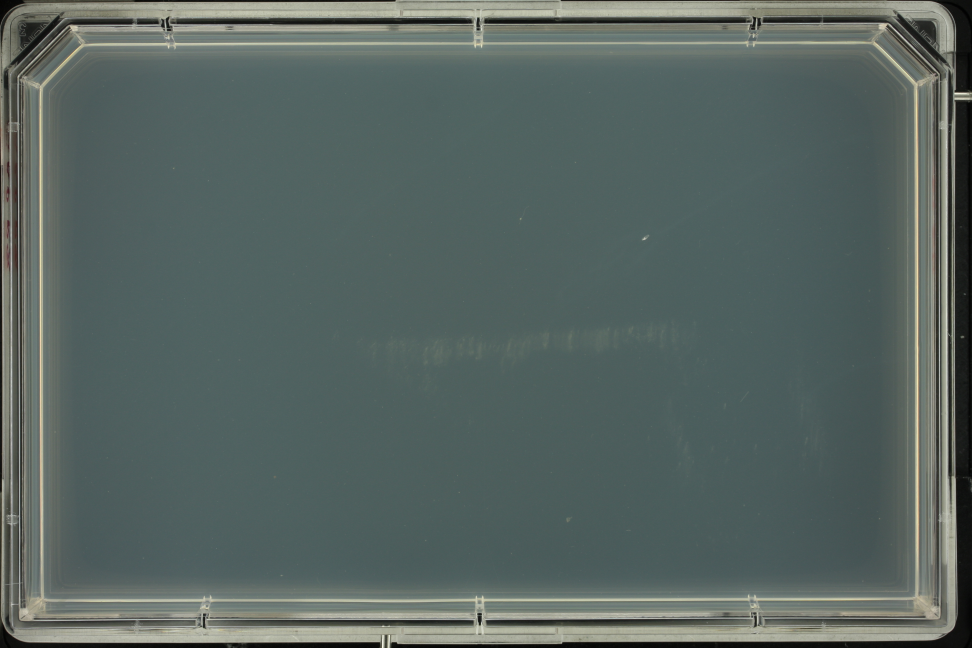
#> input picture pypi/scripts/DLR00012647-2009-06-30_14-38-44.jpg, 3888 x 2592 px (shown at 1/4 size); its folder holds only this picture in this run
$ python independent.py
#> lines starting #> are read from the running program, lines starting #| are printed output that depends on the picture
### pypi/scripts/colonyzer2.py
import numpy,pandas,PIL,math,os,sys, time
import matplotlib.pyplot as plt
from PIL import Image, ImageDraw, ImageFont
from scipy import stats, optimize, ndimage, signal
import scipy

def is_number(s):
    try:
        int(s)
        return True
    except ValueError:
        return False

def SetUp(instructarr):
    '''Parse array read in from text file generated by ColonyzerParametryzer.'''
    # Check if the first element is an integer:
    if is_number(instructarr[0]):
        NoSpots=int(instructarr[0])
    else:
        NoSpots=instructarr[0]
    TLX,TLY,BRX,BRY=instructarr[1],instructarr[2],instructarr[3],instructarr[4]
    if NoSpots==384:
        nocols,norows = 24,16
    elif NoSpots==1536:
        nocols,norows = 48,32
    elif NoSpots==768:
        nocols,norows = 48,32
    # Special request by Marcin Plech
    elif NoSpots==117:
        nocols,norows = 13,9
    elif NoSpots==96:
        nocols,norows = 12,8
    elif NoSpots==48:
        nocols,norows = 6,8
    elif not is_number(NoSpots) and 'x' in NoSpots and len(NoSpots.split("x"))==2:
        tmp=NoSpots.split("x")
        nocols,norows = int(tmp[0]),int(tmp[1])
    else:
        nocols,norows=0,0
        print "WARNING: Incorrect spot number specified!"
    tlx,tly=TLX,TLY
    brx,bry=BRX,BRY

    # Best estimates for tile dimensions
    xdimf=float(abs(brx-tlx))/float(nocols-1)
    ydimf=float(abs(bry-tly))/float(norows-1)
    xdim=int(round(xdimf))
    ydim=int(round(ydimf))

    # Best estimates for the starting coordinates
    xstart=max(0,int(round(float(tlx)-0.5*xdimf)))
    ystart=max(0,int(round(float(tly)-0.5*ydimf)))

    # Parameter for specifying the search area (area is (NSearch*2+1)^2)
    NSearch = int(round(3.0*float(min(xdim,ydim))/8.0))
    print "Instructions: ",xstart,ystart,xdim,ydim,NSearch
    candx,candy=[],[]
    for ROW in xrange(norows):
        candy.append(int(round(ystart+ydimf/2.0+float(ROW)*ydimf)))
    for COL in xrange(nocols):
        candx.append(int(round(xstart+xdimf/2.0+float(COL)*xdimf)))
    return((candx,candy,xdim,ydim))

# [31 lines left out: functions contiguous_regions, getMaxima, not called in this run]

def optimiseSpot(arr,x,y,rad,RAD):
    '''Search from x-RAD to x+RAD for pixel range dx-rad to dx+rad with the greatest mean intensity'''
    xmin,xmax=max(0,x-RAD),min(arr.shape[1],x+RAD)
    ymin,ymax=max(0,y-RAD),min(arr.shape[0],y+RAD)
    # Generate windowed mean intensities, scanning along x and y axes
    sumx=numpy.array([numpy.mean(arr[ymin:ymax,numpy.max([0,dx-rad]):numpy.min([arr.shape[1],dx+rad])]) for dx in xrange(xmin,xmax)],dtype=numpy.float)
    sumy=numpy.array([numpy.mean(arr[numpy.max([0,dy-rad]):numpy.min([arr.shape[0],dy+rad]),xmin:xmax]) for dy in xrange(ymin,ymax)],dtype=numpy.float)
    # Find all maxima
    maxx=1+numpy.where(numpy.diff(numpy.sign(numpy.diff(sumx)))==-2)[0]
    maxy=1+numpy.where(numpy.diff(numpy.sign(numpy.diff(sumy)))==-2)[0]
    # Get maxima with highest peak
    if len(maxx)>0:
        bestx=maxx[0]
        for dx in maxx:
            if sumx[dx]>sumx[bestx]:
                best=dx
        bestx=xmin+bestx
    else:
        bestx=x
    if len(maxy)>0:
        besty=maxy[0]
        for dy in maxy:
            if sumy[dy]>sumy[besty]:
                best=dy
        besty=ymin+besty
    else:
        besty=y
    return(bestx,besty)

# [90 lines left out: functions autocor, showIm, estimateLocations, not called in this run]

def initialGuess(intensities,counts):
    '''Construct non-parametric guesses for distributions of two components and use these to estimate Gaussian parameters'''
    # Get all maxima
    maxima=1+numpy.where(numpy.diff(numpy.sign(numpy.diff(counts)))==-2)[0]
    maxima=maxima[counts[maxima]>0.01*numpy.max(counts)]
    # Get peak heights
    heights=counts[maxima]
    # Order maxima by peak heights
    maxima=maxima[heights.argsort()]
    # Take two biggest peaks as means of two components
    mu1=maxima[-1]
    nextbig=maxima[maxima>1.1*mu1]
    if(len(nextbig)>0):
        mu2=nextbig[-1]
    else:
        mu2=int(round(1.5*mu1))

    # Mirror curve from 0...mu1 to estimate distribution of first component
    P1=numpy.zeros(len(intensities),dtype=numpy.int)
    halfpeak=counts[0:mu1]
    for i in xrange(0,mu1):
        P1[i]=halfpeak[i]
    for i in xrange(mu1,len(intensities)):
        P1[i]=halfpeak[min(len(halfpeak)-1,max(0,2*len(halfpeak)-i))]

    # Mirror curve for second peak also
    P2=numpy.zeros(len(intensities),dtype=numpy.int)
    halfpeak=counts[mu2:]
    for i in xrange(0,mu2):
        P2[i]=halfpeak[min(len(halfpeak)-1,mu2-i)]
    for i in xrange(mu2,len(intensities)):
        P2[i]=halfpeak[i-mu2]

    bindat=pandas.DataFrame(intensities,columns=["intensities"])
    bindat["counts"]=counts
    bindat["P1"]=P1
    bindat["P2"]=P2
    # Calculate standard deviation of (binned) observations from first and second components
    sigma1=numpy.sqrt(numpy.sum(P1*(numpy.array(intensities-mu1,dtype=numpy.float)**2)/numpy.sum(P1)))
    sigma2=numpy.sqrt(numpy.sum(P2*(numpy.array(intensities-mu2,dtype=numpy.float)**2)/numpy.sum(P2)))
    # Estimate component weighting
    theta=float(numpy.sum(P1))/float(numpy.sum(P1)+numpy.sum(P2))
    # Discard empty bins
    bindat=bindat[bindat.counts>0]
    bindat["frac"]=numpy.array(numpy.cumsum(bindat.counts),dtype=numpy.float)/numpy.sum(bindat.counts)
    bindat["freq"]=numpy.array(bindat.counts,dtype=numpy.float)/numpy.sum(bindat.counts)
    #plotGuess(bindat)
    return((bindat,[theta,mu1,mu2,sigma1,sigma2]))

def totFunc(x,p):
    '''Probability density function for a 2-component mixed Gaussian model'''
    [theta,mu1,mu2,sigma1,sigma2]=p
    if mu2-mu1<2:
        candidate=1e-100
    else:
        candidate=theta*stats.norm.pdf(x,mu1,sigma1)+(1.0-theta)*stats.norm.pdf(x,mu2,sigma2)
    return(candidate)

def makeObjective(ints,cnts,PDF):
    '''Returns a function for (log likelihood)*-1 (suitable for minimisation), given a set of binned observations and a PDF'''
    ints=numpy.array(ints,dtype=numpy.int)
    cnts=numpy.array(cnts,dtype=numpy.int)
    def logL(p):
        modeldens=numpy.array([PDF(x,p) for x in ints],dtype=numpy.float)
        lik=numpy.sum(cnts*numpy.log(modeldens))
        return(-1*lik)
    return(logL)

def getRoot(p,ints):
    '''Get the point at which two component Gaussians intersect.  Specifically looking for root with highest probability.'''
    [theta,mu1,mu2,sigma1,sigma2]=p
    ints=numpy.array(ints,dtype=numpy.int)
    def diffFunc(x):
        return(theta*stats.norm.pdf(x,mu1,sigma1)-(1.0-theta)*stats.norm.pdf(x,mu2,sigma2))
    # Find pairs of points in truncated, filtered intensity list which bracket any roots
    diffs=[numpy.sign(diffFunc(x)) for x in ints]
    switches=[]
    for i in xrange(1,len(diffs)):
        if abs((diffs[i]-diffs[i-1]))==2:
            switches.append((i,i-1))
    # Fine-tune root locations
    threshlist=[]
    for switch in switches:
        thresh=optimize.brentq(diffFunc,ints[switch[0]],ints[switch[1]])
        threshlist.append(thresh)
    # Get root which gives the highest probability for peak 1 (or peak 2, either is fine)
    p1=[stats.norm.pdf(thresh,mu1,sigma1) for thresh in threshlist]
    thresh=threshlist[numpy.argmax(p1)]
    return(thresh)

# [146 lines left out: functions thresholdArr, plotGuess, plotModel, getEdges, sizeSpots, getColours and 1 more, not called in this run]

def setupDirectories():
    '''Create output directories and return paths for writing/reading files'''
    # Current directory
    #syspath = os.path.dirname(sys.argv[0])
    #fullpath = os.path.abspath(syspath)
    fullpath=os.getcwd()

    # Create directories for storing output data and preview images
    try:
        os.mkdir(os.path.join(fullpath,"Output_Images"))
        os.mkdir(os.path.join(fullpath,"Output_Data"))
    except:
        print("Output directories present")

    outputimages=os.path.join(fullpath,"Output_Images")
    outputdata=os.path.join(fullpath,"Output_Data")
    return((fullpath,outputimages,outputdata))

def getImageNames(outputimages,outputdata,fullpath):
    '''Get filenames for all images which have not yet been analysed.'''
    allfiles=os.listdir(fullpath)
    alldats=os.listdir(outputdata)
    imsDone=list(numpy.unique([dat.split(".")[0] for dat in alldats]))
    imList=[]
    for filename in allfiles:
        imname=filename.split(".")[0]
        if filename[-4:] in ('.jpg','.JPG','.tiff','.TIFF','.tif','.TIF') and imname not in imsDone:
            imList.append(filename)
    imList.sort(reverse=True)
    return(imList)

# [19 lines left out: function getBarcodes, not called in this run]

def readInstructions(fullpath,fname='Colonyzer.txt'):
    '''Read instruction file output by ColonyzerParametryzer.'''
    # Try to read in the Colonyzer input file
    Instructions=open(os.path.join(fullpath,fname),'r')
    InsData={}
    InsTemp=Instructions.readlines()

    for x in xrange(0,len(InsTemp)):
        if InsTemp[x][0]!="#" and InsTemp[x][0]!="\n":
            tlist=InsTemp[x].split(',')
            if len(tlist)>1:
                InsData[tlist[0]]=[tlist[1],int(tlist[2]),int(tlist[3]),int(tlist[4]),int(tlist[5])]
    return(InsData)

def openImage(imName):
    '''Open an image, strip alpha channel, convert to array of floats.'''
    im=Image.open(imName)
    # Strip alpha channel if present
    im = im.convert("RGB")
    img=im.convert("F")
    arrN=numpy.array(img,dtype=numpy.float)
    return(im,arrN)

def locateCultures(candx,candy,dx,dy,arrN):
    '''Starting with initial guesses for culture locations, optimise individual culture locations and return locations data frame.'''
    nx,ny=len(candx),len(candy)
    diam=int(1.05*round(min(float(arrN.shape[0])/(ny+1),float(arrN.shape[1])/(nx+1))))
    xloc,yloc=numpy.meshgrid(candx,candy)
    cols,rows=numpy.meshgrid(numpy.arange(1,nx+1),numpy.arange(1,ny+1))
    d={"Row":rows.flatten(),"Column":cols.flatten(),"y":yloc.flatten(),"x":xloc.flatten()}
    locations=pandas.DataFrame(d)
    rad=int(round(float(min(dx,dy))/2.0))
    RAD=int(round(1.2*rad))
    RAD=rad/6
    for i in xrange(0,len(locations.x)):
        (x,y)=optimiseSpot(arrN,locations.x[i],locations.y[i],rad,RAD)
        locations.x[i]=x
        locations.y[i]=y
    locations["Diameter"]=min(dx,dy)
    print("Cultures located")
    return(locations)

def makeMask(arrN,thresh1,tol=5):
    '''Generate an agar mask and a pseudo-empty image from a plate with obvious cultures.  Cultures are identified by thresholding, cut out and filled using a Markov field update.'''
    # Tolerance for average pixel intensity difference between iterations to declare convergence of Markov update
    # Save final mask for cutting out all cell signal from earlier images
    finalMask=numpy.ones(arrN.shape,dtype=numpy.bool)
    finalMask[arrN<thresh1]=False
    # Unmask edges to allow Markov field update
    finalMask[0,:]=False
    finalMask[-1,:]=False
    finalMask[:,0]=False
    finalMask[:,-1]=False
    cutout_arr=numpy.copy(arrN)
    cutout_arr[finalMask]=numpy.nan
    old=numpy.zeros(cutout_arr.shape,dtype=float)

    (y_list,x_list)=numpy.where(finalMask)
    while numpy.sum(numpy.abs(old-cutout_arr))/numpy.sum(finalMask)>tol or numpy.isnan(numpy.sum(numpy.abs(old-cutout_arr))/numpy.sum(finalMask)):
        print numpy.sum(numpy.abs(old-cutout_arr))/numpy.sum(finalMask)>tol, numpy.isnan(numpy.sum(numpy.abs(old-cutout_arr))/numpy.sum(finalMask))
        old=numpy.copy(cutout_arr)
        # Markov field update
        for i in xrange(0,len(x_list)):
            plist=[cutout_arr[y_list[i],x_list[i]+1],cutout_arr[y_list[i]+1,x_list[i]],cutout_arr[y_list[i],x_list[i]-1],cutout_arr[y_list[i]-1,x_list[i]]]
            cutout_arr[y_list[i],x_list[i]]=stats.nanmean(plist)
    return (finalMask,cutout_arr)

# [26 lines left out: functions makeCorrectionMap, measureSizeAndColour, threshPreview, not called in this run]

def automaticThreshold(arr):
    '''Choose a threshold for segmenting pixel intensities by fitting two-component Gaussian mixture model'''
    # Initial guess for mixed model parameters for thresholding lighting corrected image
    (counts,intensities)=numpy.histogram(arr,bins=2**8,range=(0,2**8))
    intensities=numpy.array(intensities[0:-1],dtype=numpy.int)
    smoothcounts=ndimage.gaussian_filter1d(counts,1)
    (bindat,[theta,mu1,mu2,sigma1,sigma2])=initialGuess(intensities,smoothcounts)

    # Maximise likelihood of 2-component mixed Gaussian model parameters given binned observations by constrained optimisation
    logL=makeObjective(bindat.intensities,bindat.counts,totFunc)
    b=[(0.0,1.0),(float(mu1)/5.0,5*float(mu1)),(float(mu2)/5.0,5.0*float(mu2)),(float(sigma1)/5.0,5.0*float(sigma1)),(float(sigma2)/5.0,5.0*float(sigma2))]
    opt=optimize.fmin_l_bfgs_b(logL,[theta,mu1,mu2,sigma1,sigma2],bounds=b,approx_grad=True)
    [theta_opt,mu1_opt,mu2_opt,sigma1_opt,sigma2_opt]=opt[0]

    thresh=getRoot(opt[0],intensities)
    # Best estimate for threshold is point of intersection of two fitted component Gaussians
    thresh1=int(round(thresh))

    # Make threshold as low as possible, for maximum sensitivity
    while smoothcounts[thresh1]>=smoothcounts[thresh1-1]:
        thresh1-=1

    # Modelled densities
    bindat["mixed"]=numpy.array([totFunc(x,opt[0]) for x in bindat.intensities],dtype=numpy.float)
    bindat["gauss1"]=numpy.array([theta_opt*stats.norm.pdf(x,mu1_opt,sigma1_opt) for x in bindat.intensities],dtype=numpy.float)
    bindat["gauss2"]=numpy.array([(1.0-theta_opt)*stats.norm.pdf(x,mu2_opt,sigma2_opt) for x in bindat.intensities],dtype=numpy.float)
    return((thresh1,bindat))

### pypi/scripts/independent.py
from colonyzer2 import *
import time

def main():
    print("~~~~~~~~~~~~~~~~~~~~~~~~~~~~~~~~~~")
    print("Note that this script requires a Colonyzer.txt file (as generated by ColonyzerParametryzer) describing initial guess for culture array")
    print("~~~~~~~~~~~~~~~~~~~~~~~~~~~~~~~~~~")
    start=time.time()

    (fullpath,outputimages,outputdata)=setupDirectories()
    InsData=readInstructions(fullpath)
#> (reads colonyzer2/Colonyzer.txt from the repository)

    imList=getImageNames(outputimages,outputdata,fullpath)

    while len(imList)>0:
        imName=imList[0]
        print(imName)
        imRoot=imName.split(".")[0]

        # Indicate that imName is currently being analysed, to allow parallel analysis
        tmp=open(os.path.join(outputdata,imRoot+".dat"),"w")
        tmp.close()

        # Get image and pixel array
        im,arrN=openImage(imName)
#> in openImage, im is the input picture: PIL image 3888x2592 RGB; mean R, G, B 88, 101.4, 97.6

        # If we have ColonyzerParametryzer output for this filename, use it for initial culture location estimates
        if imName in InsData:
            (candx,candy,dx,dy)=SetUp(InsData[imName])
        else:
            (candx,candy,dx,dy)=SetUp(InsData['default'])

        # Automatically generate guesses for gridded array locations
        #(candx,candy,dx,dy)=estimateLocations(arrN,nx,ny,diam,showPlt=False)

        # Update guesses and initialise locations data frame
        locations=locateCultures(candx,candy,dx,dy,arrN)
#> the loop in locateCultures, `for i in xrange(0,len(locations.x)):` made 384 passes
#> (xmin in optimiseSpot, xmax in optimiseSpot, ymin in optimiseSpot, ymax in optimiseSpot, bestx in optimiseSpot, besty in optimiseSpot, x, y) on passes 1 to 3: (323, 345, 274, 296, 334, 285, 334, 285), (460, 482, 274, 296, 471, 285, 471, 285), (597, 619, 274, 296, 608, 285, 608, 285)
#> locations = table of 384 rows and 5 columns

        # Trim outer part of image to remove plate walls
        trimmed_arr=arrN[max(0,min(locations.y)-dy):min(arrN.shape[0],(max(locations.y)+dy)),max(0,(min(locations.x)-dx)):min(arrN.shape[1],(max(locations.x)+dx))]
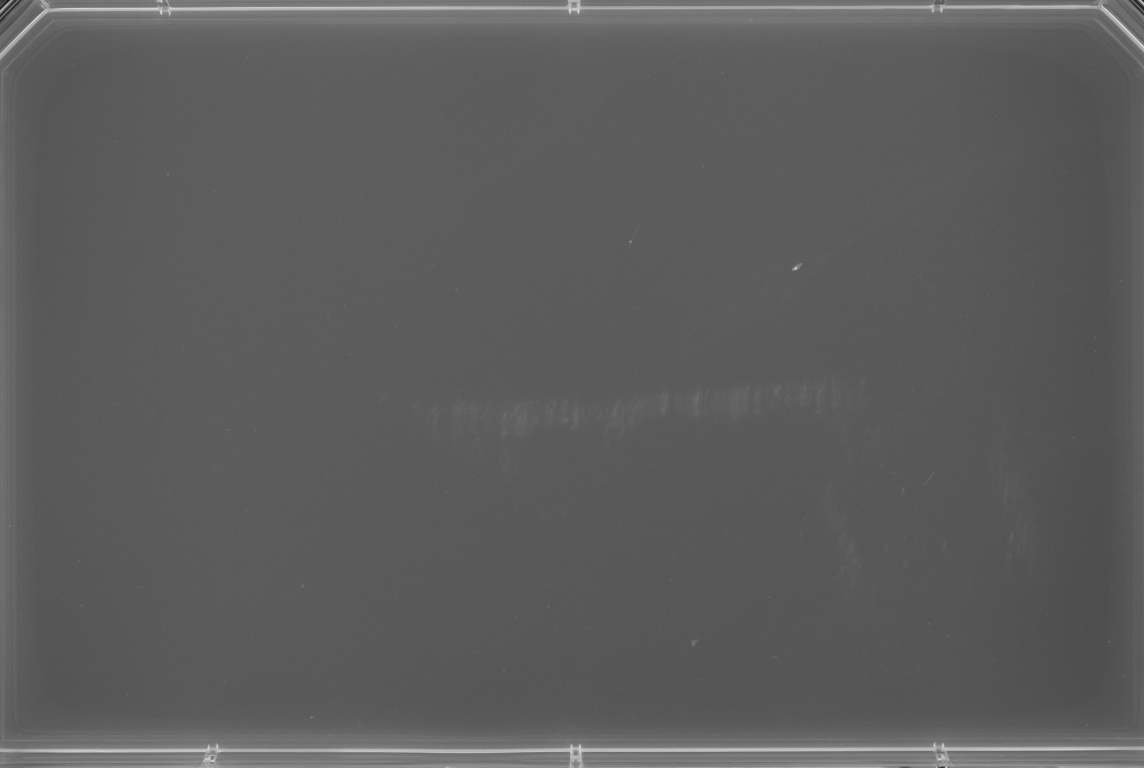
#> trimmed_arr: shape (2302, 3432) float64 (shown at 1/3 size); min 24.71, max 241.8, mean 93.4
        (thresh,bindat)=automaticThreshold(trimmed_arr)
#> in automaticThreshold, `(counts,intensities)=numpy.histogram(arr,bins=2**8,range=(0,2**8))`: counts = 256 values, max 942928 at index 92, min 0 at index 0, mean 30861.2; intensities = 257 values from 0 to 256
#> in automaticThreshold, `intensities=numpy.array(intensities[0:-1],dtype=numpy.int)`: intensities = 256 values from 0 to 255
#> in automaticThreshold, `smoothcounts=ndimage.gaussian_filter1d(counts,1)`: smoothcounts = 256 values, max 849958 at index 91, min 0 at index 0, mean 30860.8
#> in initialGuess, `maxima=1+numpy.where(numpy.diff(numpy.sign(numpy.diff(counts)))==-2)[0]`: maxima = [30, 47, 65, 91, 107, 117, 172, 185, 211, 230]
#> in initialGuess, `maxima=maxima[counts[maxima]>0.01*numpy.max(counts)]`: maxima = [91, 107, 117]
#> in initialGuess, `heights=counts[maxima]`: heights = [849958, 27079, 28229]
#> in initialGuess, `maxima=maxima[heights.argsort()]`: maxima = [107, 117, 91]
#> in initialGuess, `mu1=maxima[-1]`: mu1 = 91
#> in initialGuess, `nextbig=maxima[maxima>1.1*mu1]`: nextbig = [107, 117]
#> in initialGuess, `mu2=nextbig[-1]`: mu2 = 117
#> in initialGuess, `P1=numpy.zeros(len(intensities),dtype=numpy.int)`: P1 = 256 values from 0 to 0
#> in initialGuess, `halfpeak=counts[0:mu1]`: halfpeak = 91 values, max 768876 at index 90, min 0 at index 0, mean 40016.4
#> the loop in initialGuess, `for i in xrange(0,mu1):` made 91 passes
#> after the loop in initialGuess, `for i in xrange(0,mu1):`: P1 = 256 values, max 768876 at index 90, min 0 at index 0, mean 14224.6
#> after the loop in initialGuess, `for i in xrange(mu1,len(intensities)):`: P1 = 256 values, max 768876 at index 90, min 0 at index 0, mean 31452.6
#> in initialGuess, `P2=numpy.zeros(len(intensities),dtype=numpy.int)`: P2 = 256 values from 0 to 0
#> in initialGuess, `halfpeak=counts[mu2:]`: halfpeak = 139 values, max 28229 at index 0, min 0 at index 126, mean 2389.5
#> the loop in initialGuess, `for i in xrange(0,mu2):` made 117 passes
#> after the loop in initialGuess, `for i in xrange(0,mu2):`: P2 = 256 values, max 27450 at index 116, min 0 at index 117, mean 1187.1
#> the loop in initialGuess, `for i in xrange(mu2,len(intensities)):` made 139 passes
#> after the loop in initialGuess, `for i in xrange(mu2,len(intensities)):`: P2 = 256 values, max 28229 at index 117, min 0 at index 243, mean 2484.5
#> in initialGuess, `bindat=pandas.DataFrame(intensities,columns=["intensities"])`: bindat = table of 256 rows and 1 columns
#> in initialGuess, `sigma1=numpy.sqrt(numpy.sum(P1*(numpy.array(intensities-mu1,dtype=nump..`: sigma1 = 4.6
#> in initialGuess, `sigma2=numpy.sqrt(numpy.sum(P2*(numpy.array(intensities-mu2,dtype=nump..`: sigma2 = 32.72
#> in initialGuess, `theta=float(numpy.sum(P1))/float(numpy.sum(P1)+numpy.sum(P2))`: theta = 0.927
#> in initialGuess, `bindat=bindat[bindat.counts>0]`: bindat = table of 219 rows and 4 columns
#> in automaticThreshold, `(bindat,[theta,mu1,mu2,sigma1,sigma2])=initialGuess(intensities,smooth..`: bindat = table of 219 rows and 6 columns; theta = 0.927; mu1 = 91; mu2 = 117; sigma1 = 4.6; sigma2 = 32.72
#> in automaticThreshold, `b=[(0.0,1.0),(float(mu1)/5.0,5*float(mu1)),(float(mu2)/5.0,5.0*float(m..`: b = [(0, 1), (18.2, 455), (23.4, 585), (0.92, 22.99), (6.54, 163.6)]
#> in automaticThreshold, `[theta_opt,mu1_opt,mu2_opt,sigma1_opt,sigma2_opt]=opt[0]`: theta_opt = 0.927; mu1_opt = 91; mu2_opt = 117; sigma1_opt = 4.6; sigma2_opt = 32.72
#> in getRoot, `[theta,mu1,mu2,sigma1,sigma2]=p`: theta = 0.927; mu1 = 91; mu2 = 117; sigma1 = 4.6; sigma2 = 32.72
#> in getRoot, `ints=numpy.array(ints,dtype=numpy.int)`: ints = 256 values from 0 to 255
#> in getRoot, `diffs=[numpy.sign(diffFunc(x)) for x in ints]`: diffs = 256 values, max 1 at index 77, min -1 at index 0, mean -0.781
#> after the loop in getRoot, `for i in xrange(1,len(diffs)):`: switches = [(77, 76), (105, 104)]
#> the loop in getRoot, `for switch in switches:` made 2 passes
#> (switch, thresh) on passes 1 to 2: ((77, 76), 76.05), ((105, 104), 104.9)
#> after the loop in getRoot, `for switch in switches:`: threshlist = [76.05, 104.9]
#> in getRoot, `p1=[stats.norm.pdf(thresh,mu1,sigma1) for thresh in threshlist]`: p1 = [0.00044, 0.000899]
#> in automaticThreshold, `thresh=getRoot(opt[0],intensities)`: thresh = 104.9
#> in automaticThreshold, `thresh1=int(round(thresh))`: thresh1 = 105
#> thresh = 105; bindat = table of 219 rows and 9 columns

        print("Markov")
        # Cutout thresholded pixels and fill with Markov field
        (finalMask,arrM)=makeMask(arrN,thresh,9999999999)
#> in makeMask, `cutout_arr[finalMask]=numpy.nan`:
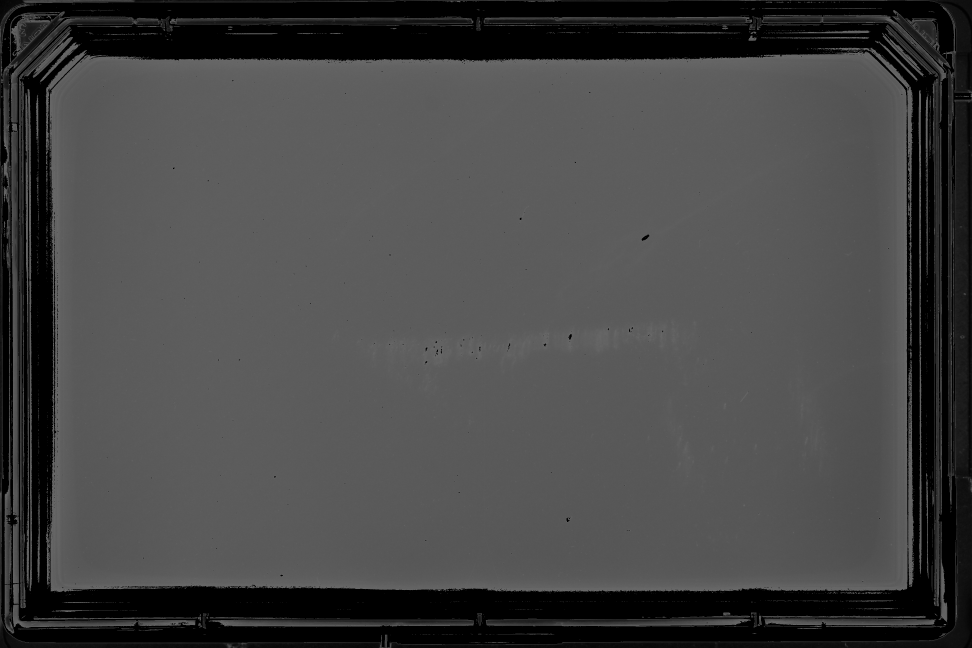
#> cutout_arr: shape (2592, 3888) float64 (shown at 1/4 size); 19.54% of the values are NaN or infinite; the others: min 0, max 253.4, mean 86.68; drawn with min black, max white, NaN and infinite black
#> the loop in makeMask, `while numpy.sum(numpy.abs(old-cutout_arr))/numpy.sum(finalMask)>tol or..` made 1 pass
#| False True
        print("correction map")
        # Smooth (pseudo-)empty image
        arr=numpy.copy(arrM)
        (correction_map,average_back)=makeCorrectionMap(arrM,locations)

        # Correct spatial gradient
        arr=arrN*correction_map
        # Correct lighting differences
        locations=measureSizeAndColour(locations,arr,im,finalMask,average_back,imRoot,imRoot)

        # Write results to file
        locations.to_csv(os.path.join(outputdata,imRoot+".out"),"\t",index=False,engine='python')
        dataf=saveColonyzer(os.path.join(outputdata,imRoot+".dat"),locations,thresh,dx,dy)

        # Visual check of culture locations
        imthresh=threshPreview(arr,thresh,locations)
        #imthresh.show()
        imthresh.save(os.path.join(outputimages,imRoot+".png"))

        # Get ready for next image
        print("Finished: "+str(time.time()-start)+" s")
        imList=getImageNames(outputimages,outputdata,fullpath)
    print("No more images to analyse... I'm done.")

if __name__ == '__main__':
#> (the run stopped early here; a loop or call above may not have finished)
